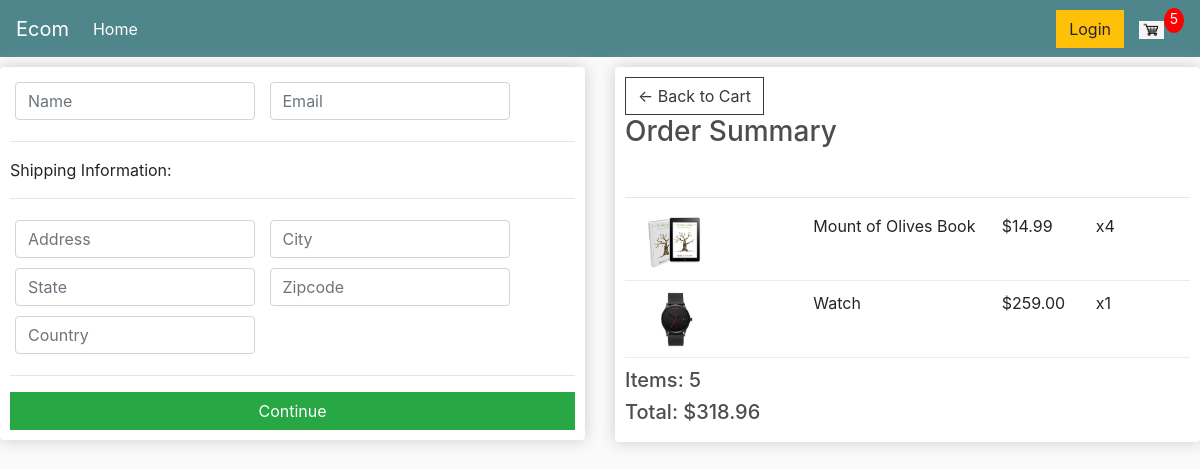
Screenshot of /checkout/ (signed in) with the database file from the repository.
### store/models.py (models this page shows, shortened)
class Order(models.Model):
    customer = models.ForeignKey(Customer, on_delete=models.SET_NULL, blank=True,null=True)
    date_ordered = models.DateTimeField(auto_now_add=True)
    complete = models.BooleanField(default=False, null=True, blank=False)
    transaction_id = models.CharField(max_length=200, null=True)
    @property
    def shipping(self):
        shipping = False
        orderitems = self.orderitem_set.all()
        for i in orderitems:
            if i.product.digital == False:
                shipping = True
        return shipping
    @property
    def get_cart_total(self):
        orderitems = self.orderitem_set.all()
        total = sum([item.get_total for item in orderitems])
        return total
    def get_cart_items(self):
        orderitems = self.orderitem_set.all()
        total = sum([item.quantity for item in orderitems])
        return total

class OrderItem(models.Model):
    product = models.ForeignKey(Product, on_delete=models.SET_NULL, null=True)
    order = models.ForeignKey(Order, on_delete=models.SET_NULL, null=True)
    quantity = models.IntegerField(default=0, null=True, blank=True)
    date_added = models.DateTimeField(auto_now_add=True)
    @property
    def get_total(self):
        total =self.product.price * self.quantity
        return total

class Product(models.Model):
    name = models.CharField(max_length=200, null=True)
    price = models.FloatField()
    digital = models.BooleanField(default=False, null=True, blank=False)
    image = models.ImageField(null=True, blank=True)
    @property
    def imageURL(self):
        try:
            url = self.image.url
        except:
            url = ''
        return url

### store/views.py (the view)
# urls.py: path("checkout/", checkout, name='checkout'),
def checkout(request):
	data = cartData(request)
	cartItems = data['cartItems']
	order = data['order']
	items = data['items']
	context = {'items': items, 'order': order, 'cartItems':cartItems}
	return render(request, "store/checkout.html", context)

### store/utils.py (called while the page is built)
def cartData(request):
	if request.user.is_authenticated:
		customer = request.user.customer
		order, created = Order.objects.get_or_create(customer=customer, complete=False)
		items = order.orderitem_set.all()
		cartItems = order.get_cart_items
	else:
		cookieData = cookieCart(request)
		cartItems = cookieData['cartItems']
		order = cookieData['order']
		items = cookieData['items']
	return {'cartItems':cartItems ,'order':order, 'items':items}

### store/templates/store/checkout.html (shortened to what this page needs)
{% extends 'store/main.html' %}
{% load static %}
{% block content %}
<div class="row">
    <div class="col-lg-6">
        <div class="box-element" id="form-wrapper">
            <form id="form">
                <div id="user-info">
                   <div class="form-field">
                        <input required class="form-control" type="text" placeholder="Name" name="name">
                    </div>
                    <div class="form-field">
                        <input required class="form-control" type="email" placeholder="Email" name="email">
                    </div>
                </div>
                <div id="shipping-info">
                    <hr>
                    <p>Shipping Information:</p>
                    <hr>
                    <div class="form-field">
                        <input class="form-control" type="text" placeholder="Address" name="address">
                    </div>
                    <div class="form-field">
                        <input class="form-control" type="text" placeholder="City" name="city">
                    </div>
                    <div class="form-field">
                        <input class="form-control" type="text" placeholder="State" name="state">
                    </div>
                    <div class="form-field">
                        <input class="form-control" type="text" placeholder="Zipcode" name="zipcode">
                    </div>
                    <div class="form-field">
                        <input class="form-control" type="text" placeholder="Country" name="country">
                    </div>
                    </div>
                <hr>
                <input id="form-button" class="btn btn-success btn-block" type="submit" value="Continue"/>
            </form>
        </div>
        <br>
    </div>
    <div class="col-lg-6">
        <div class="box-element">
            <a class="btn btn-outline-dark" href="{% url 'cart' %}">&#x2190;
                Back to Cart
            </a>
            <br>
            <h3>Order Summary</h3>
            <br>
            <hr>
            {% for item in items %}
            <div class="cart-row">
                <div style="flex: 2;"><img  class="row-image" src="{{item.product.imageURL}}"></div>
                <div style="flex: 2;"><p>{{item.product.name}}</p></div>
                <div style="flex: 1;"><p>${{item.product.price|floatformat:2}}</p></div>
                <div style="flex: 1;"><p>x{{item.quantity}}</p></div>
            </div>
            {% endfor %}
            <h5>Items: {{ order.get_cart_items }}</h5>
            <h5>Total: ${{order.get_cart_total|floatformat:2}}</h5>
        </div>
    </div>
</div>
{% endblock %}

### store/templates/store/main.html (shortened to what this page needs)
<!DOCTYPE html>
{% load static %}
<html>
    <head>
        <link rel="stylesheet" href="https://stackpath.bootstrapcdn.com/bootstrap/4.4.1/css/bootstrap.min.css">
        <link rel="stylesheet" type="text/css" href="{% static 'css/main.css' %}" />
    </head>
    <body>
        <nav class="navbar navbar-expand-lg navbar-dark bg-dark">
            <a class="navbar-brand" href="">Ecom</a>
            <div class="collapse navbar-collapse" id="navbarColor01">
              <ul class="navbar-nav mr-auto">
                <li class="nav-item active">
                  <a class="nav-link" href="{% url 'store' %}">Home</a>
                </li>
              </ul>
              <div class="form-inline my-2 my-lg-0">
                <a href="#"class="btn btn-warning">Login</a>
                <a href="{% url 'cart' %}">
                   <img  id="cart-icon" src="{% static 'images/shopping-cart-png.jpg' %}">
               </a>
               <p id="cart-total">{{cartItems}}</p>
              </div>
            </div>
          </nav>
        <div class="conatiner">
            {% block content %}
            {% endblock %}
    </body>
</html>

### static/css/main.css (style rules this page uses)
body { background-color: hsl(0, 0%, 98%); }
h1,h2,h3,h4,h5,h6 { color:hsl(0, 0%, 30%); }
.box-element { box-shadow:hsl(0, 0%, 80%) 0 0 16px; background-color: #fff; border-radius: 4px; padding: 10px; }
.bg-dark { background-color: #4f868c!important; }
#cart-icon { width:25px; display: inline-block; margin-left: 15px; }
#cart-total { display: block; text-align: center; color:#fff; background-color: red; width: 20px; height: 25px; border-radius: 50%; font-size: 14px; }
.col-lg-4, .col-lg-6, .col-lg-8, .col-lg-12 { margin-top: 10px; }
.btn { border-radius: 0; }
.row-image { width: 100px; }
.form-field { width:250px; display: inline-block; padding: 5px; }
.cart-row { display: flex; align-items: flex-stretch; padding-bottom: 10px; margin-bottom: 10px; border-bottom: 1px solid #ececec; }

### rows the page displays
Order: id.quantity "5", get_cart_items "5", get_cart_total "318.96"
OrderItem: product.imageURL (picture), product.name "Mount of Olives Book", product.price "14.99", quantity "4"
OrderItem: product.imageURL (picture), product.name "Watch", product.price "259.00", quantity "1"
